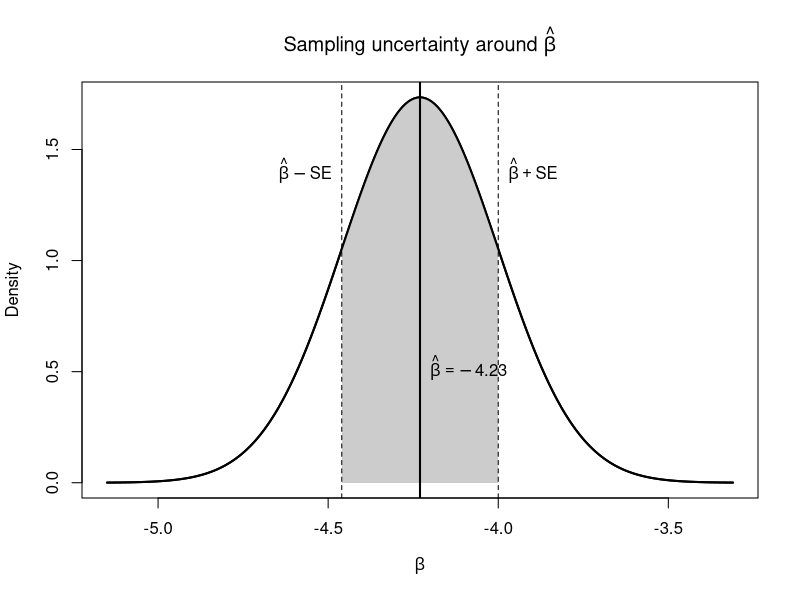
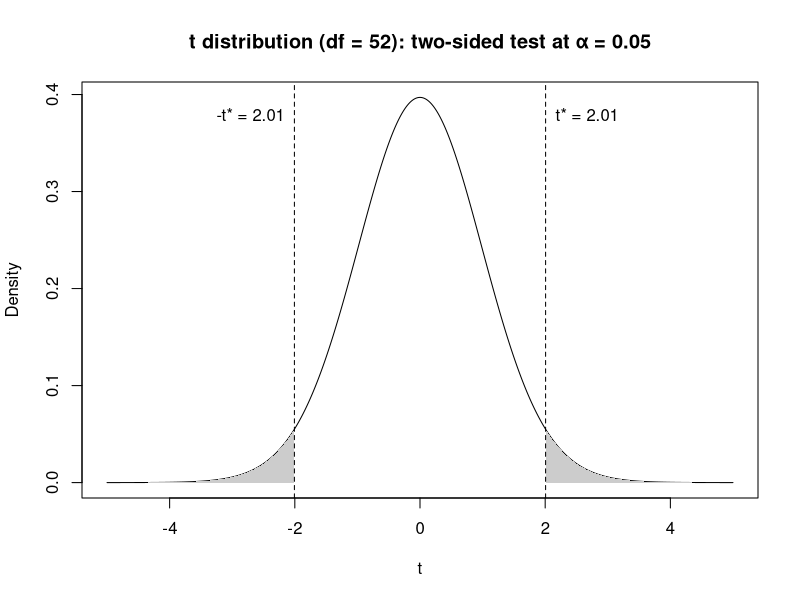
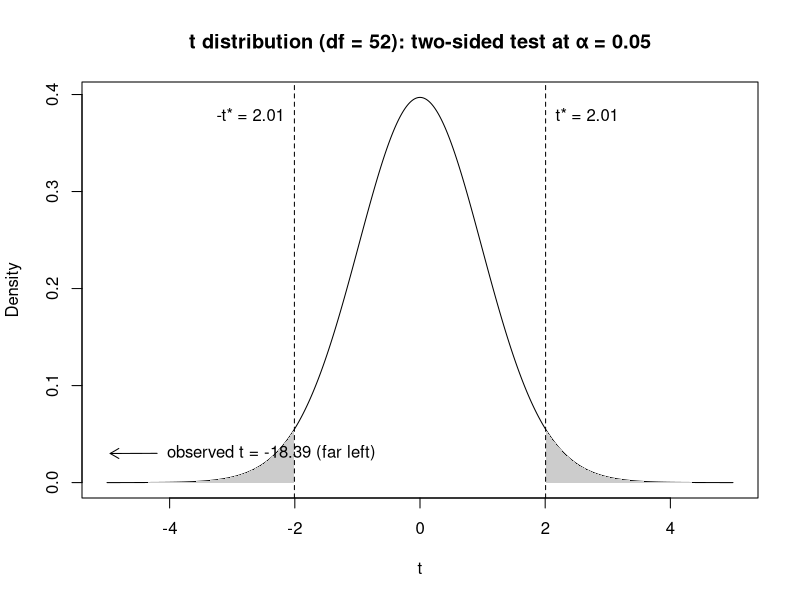
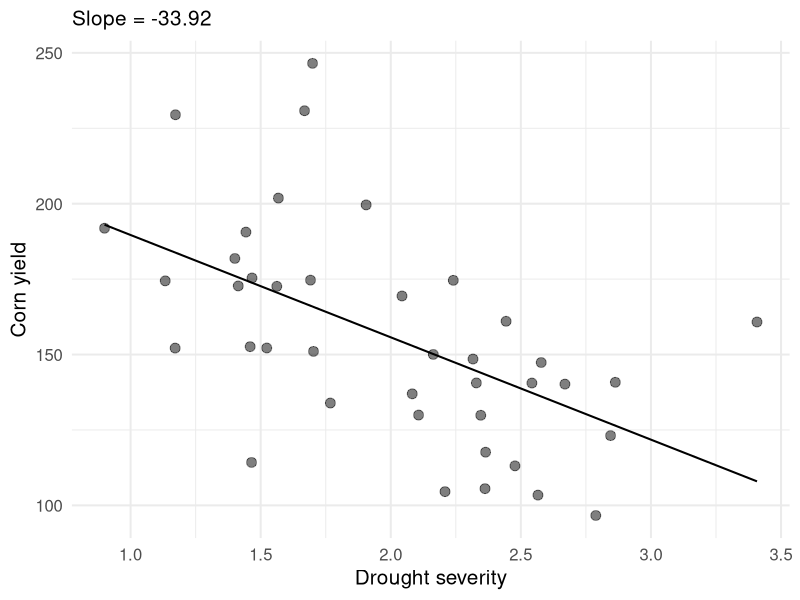
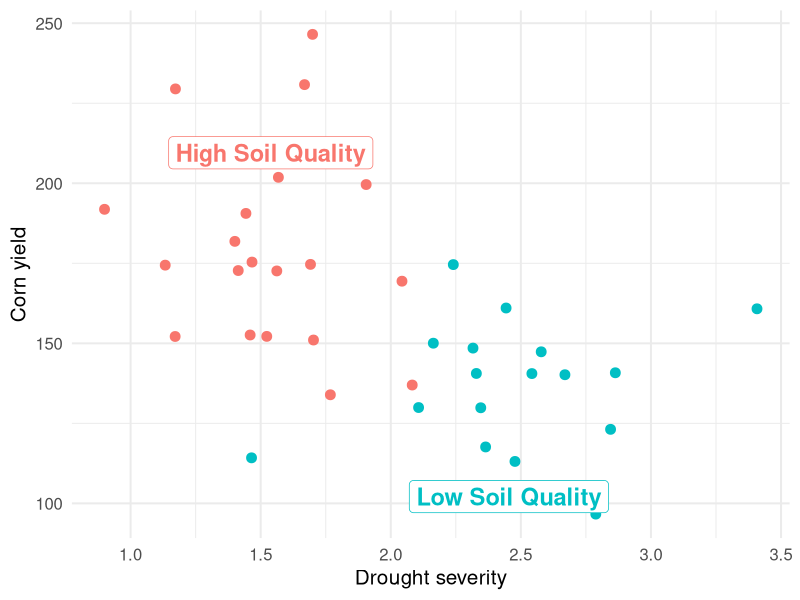
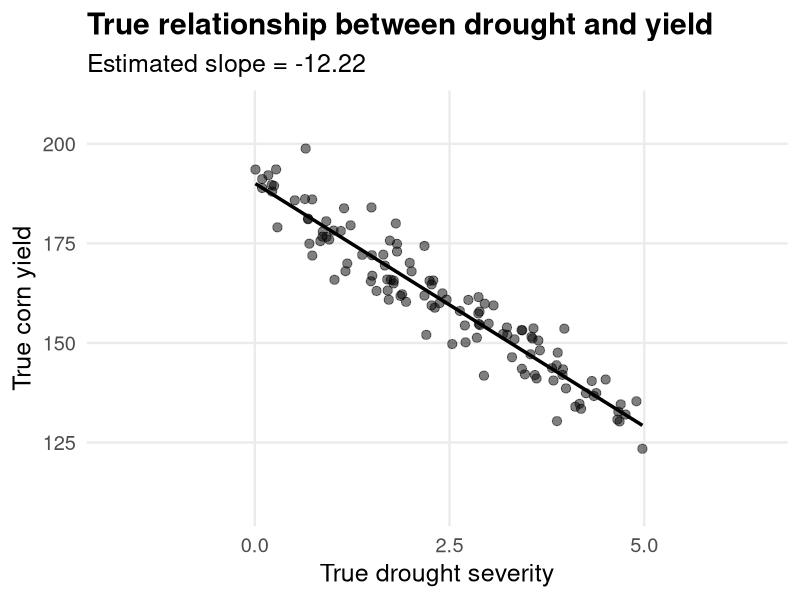
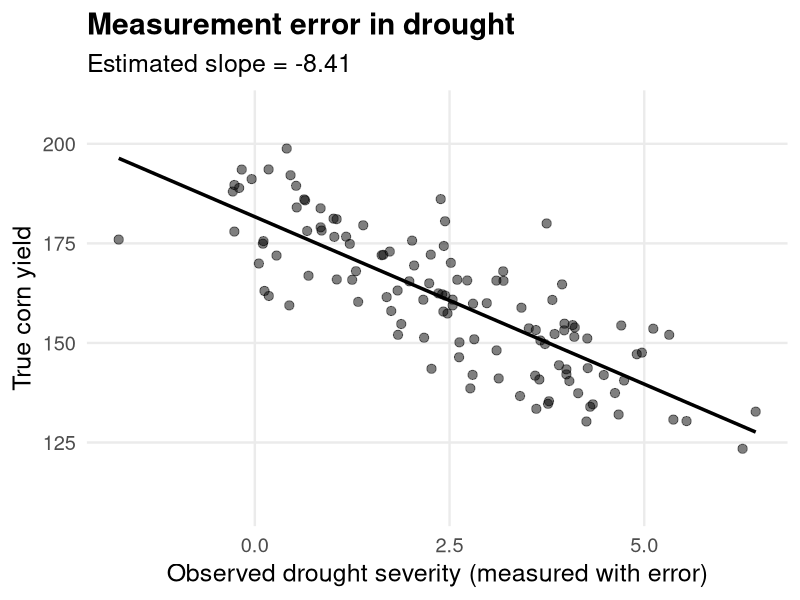
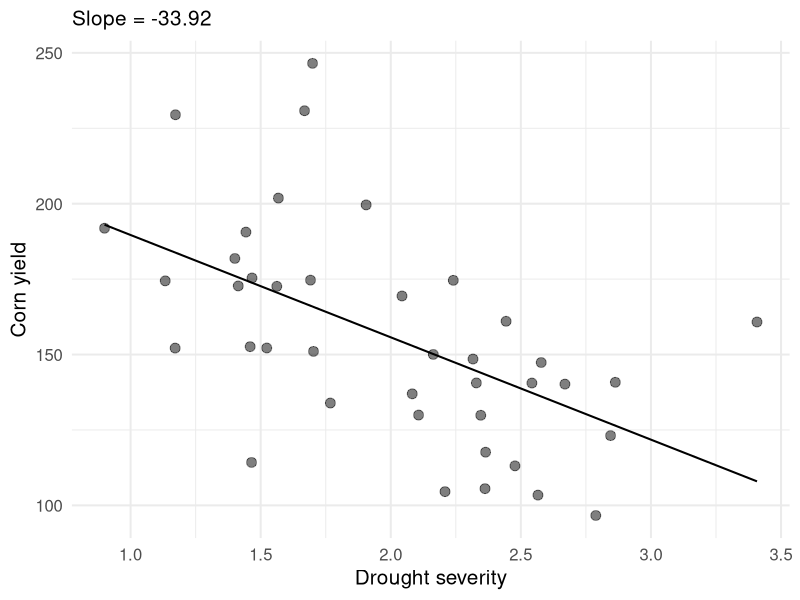

The R source for these figures, in order:
## ---- chunk 1
#| echo: false
#| warning: false
#| message: false
#| fig-width: 8
#| fig-height: 4.2

beta_hat <- -4.23
se_beta  <- 0.23

x <- seq(beta_hat - 4 * se_beta, beta_hat + 4 * se_beta, length.out = 2000)
y <- dnorm(x, mean = beta_hat, sd = se_beta)

plot(x, y, type = "l", lwd = 2,
     xlab = expression(beta), ylab = "Density",
     main = expression("Sampling uncertainty around " * hat(beta)))

# Shade ±1 standard error around estimate
x_band <- x[x >= (beta_hat - se_beta) & x <= (beta_hat + se_beta)]
y_band <- dnorm(x_band, mean = beta_hat, sd = se_beta)
polygon(c(x_band, rev(x_band)), c(y_band, rep(0, length(y_band))),
  col = "gray80", border = NA)
lines(x, y, lwd = 2)

abline(v = beta_hat, lwd = 2)
abline(v = c(beta_hat - se_beta, beta_hat + se_beta), lty = 2)

text(beta_hat, .5, expression(hat(beta) == -4.23), pos = 4)
text(beta_hat - se_beta, max(y) * 0.80, expression(hat(beta) - SE), pos = 2)
text(beta_hat + se_beta, max(y) * 0.80, expression(hat(beta) + SE), pos = 4)
## ---- chunk 2
#| echo: false
#| warning: false
#| message: false
#| fig-width: 8
#| fig-height: 4.2


df <- 52
t_obs <- -18.39
alpha <- 0.05
t_crit <- qt(1 - alpha/2, df)

# Plot range chosen for teaching: shows critical values clearly
x <- seq(-5, 5, length.out = 2000)
y <- dt(x, df)

plot(x, y, type = "l", xlab = "t", ylab = "Density",
     main = sprintf("t distribution (df = %d): two-sided test at α = %.2f", df, alpha))

# Shade rejection regions (tails beyond ±t_crit)
x_left  <- x[x <= -t_crit]
y_left  <- dt(x_left, df)
polygon(c(x_left, rev(x_left)), c(y_left, rep(0, length(y_left))),
        col = "gray80", border = NA)

x_right <- x[x >=  t_crit]
y_right <- dt(x_right, df)
polygon(c(x_right, rev(x_right)), c(y_right, rep(0, length(y_right))),
        col = "gray80", border = NA)

# Draw critical value lines
abline(v = c(-t_crit, t_crit), lty = 2)
text(-t_crit, max(y)*0.95, sprintf("-t* = %.2f", t_crit), pos = 2)
text( t_crit, max(y)*0.95, sprintf("t* = %.2f", t_crit), pos = 4)



## ---- chunk 3
#| echo: false
#| warning: false
#| message: false
#| fig-width: 8
#| fig-height: 4.2

df <- 52
t_obs <- -18.39
alpha <- 0.05
t_crit <- qt(1 - alpha/2, df)

# Plot range chosen for teaching: shows critical values clearly
x <- seq(-5, 5, length.out = 2000)
y <- dt(x, df)

plot(x, y, type = "l", xlab = "t", ylab = "Density",
     main = sprintf("t distribution (df = %d): two-sided test at α = %.2f", df, alpha))

# Shade rejection regions (tails beyond ±t_crit)
x_left  <- x[x <= -t_crit]
y_left  <- dt(x_left, df)
polygon(c(x_left, rev(x_left)), c(y_left, rep(0, length(y_left))),
        col = "gray80", border = NA)

x_right <- x[x >=  t_crit]
y_right <- dt(x_right, df)
polygon(c(x_right, rev(x_right)), c(y_right, rep(0, length(y_right))),
        col = "gray80", border = NA)

# Draw critical value lines
abline(v = c(-t_crit, t_crit), lty = 2)
text(-t_crit, max(y)*0.95, sprintf("-t* = %.2f", t_crit), pos = 2)
text( t_crit, max(y)*0.95, sprintf("t* = %.2f", t_crit), pos = 4)

# Mark observed t.
# It's off the plotted range; show an arrow indicating it's far beyond the left tail.
if (t_obs < min(x)) {
  arrows(x0 = -4.2, y0 = dt(-4.2, df)+.03, x1 = -4.95, y1 = dt(-4.95, df) +.03, length = 0.1)
  text(-4.2, dt(-4.2, df)+.03, sprintf("observed t = %.2f (far left)", t_obs), pos = 4)
} else {
  abline(v = t_obs, lwd = 2)
  text(t_obs, max(y)*0.8, sprintf("observed t = %.2f", t_obs), pos = 4)
}

# Optional: label acceptance region
#text(0, max(y)*0.35, "Fail to reject H₀ region", cex = 0.9)
#text(-3.2, dt(-3.2, df)*1.2, "Reject H₀", cex = 0.9)
#text( 3.2, dt( 3.2, df)*1.2, "Reject H₀", cex = 0.9)
## ---- chunk 4
library(tidyverse)

set.seed(330)

n_years <- 20

# Create panel structure
df <- expand_grid(
  state = c("High Soil Quality", "Low Soil Quality"),
  year = 2001:(2000 + n_years)
)

# Generate drought and yield
df <- df %>%
  group_by(state) %>%
  mutate(
    
    # Low-yield state tends to have more drought
    drought = ifelse(
      state == "High Soil Quality",
      rnorm(n(), mean = 1.5, sd = 0.35),
      rnorm(n(), mean = 2.5, sd = 0.35)
    ),
    
    # True yield differences across states
    # IMPORTANT: drought has NO effect within state
    yield = ifelse(
      state == "High Soil Quality",
      rnorm(n(), mean = 185, sd = 30),
      rnorm(n(), mean = 135, sd = 30)
    )
    
  ) %>%
  ungroup()

# Demean within state (fixed effects idea)
df_dm <- df %>%
  group_by(state) %>%
  mutate(
    drought_dm = drought - mean(drought),
    yield_dm = yield - mean(yield)
  ) %>%
  ungroup()

# Regressions
m_pool <- lm(yield ~ drought, data = df)
m_dm <- lm(yield_dm ~ drought_dm, data = df_dm)

pool_slope <- round(coef(m_pool)[2], 2)
dm_slope <- round(coef(m_dm)[2], 2)

# Plot 1: misleading pooled regression with cluster labels
# compute label positions (centroids) and nudge them so labels sit near clusters
labels <- df %>%
  group_by(state) %>%
  summarise(drought = mean(drought), yield = mean(yield)) %>%
  ungroup() %>%
  mutate(yield = if_else(state == "High Soil Quality", yield + 30, yield - 30))

ggplot(df, aes(drought, yield)) +
  geom_point(alpha=.5,size = 3) +
  geom_smooth(method = "lm", se = FALSE, color = "black", linewidth = .7) +
  labs(
    subtitle = paste("Slope =", pool_slope),
    x = "Drought severity",
    y = "Corn yield"
  ) +
  theme_minimal(base_size = 15) +
  theme(legend.position = "top")

## ---- chunk 5
ggplot(df, aes(drought, yield, color = state)) +
  geom_point(size = 3,show.legend = FALSE) +
  #geom_smooth(method = "lm", se = FALSE, color = "black", linewidth = 1.2) +
  geom_label(data = labels,
            aes(x = drought, y = yield, label = state, color = state),
            size = 6, fontface = "bold", show.legend = FALSE) +
  labs(
    #subtitle = paste("Slope =", pool_slope),
    x = "Drought severity",
    y = "Corn yield"
  ) +
  theme_minimal(base_size = 15) +
  theme(legend.position = "top")

## ---- chunk 6
library(tidyverse)

set.seed(330)

# ----------------------------
# 1. Simulate "true" data
# ----------------------------
n <- 120

df <- tibble(
  drought_true = runif(n, 0, 5),
  yield_true   = 190 - 12 * drought_true + rnorm(n, 0, 5)
)

# Add measurement error
df <- df %>%
  mutate(
    drought_obs = drought_true + rnorm(n, 0, 1.0),   # noisy x
    yield_obs   = yield_true   + rnorm(n, 0, 10.0)   # noisy y
  )

# Regression slopes for annotations
m_true        <- lm(yield_true ~ drought_true, data = df)
m_drought_err <- lm(yield_true ~ drought_obs,  data = df)
m_yield_err   <- lm(yield_obs  ~ drought_true, data = df)

b_true        <- coef(m_true)[2]
b_drought_err <- coef(m_drought_err)[2]
b_yield_err   <- coef(m_yield_err)[2]

# Consistent axis limits across figures
x_lim <- range(c(df$drought_true, df$drought_obs))
y_lim <- range(c(df$yield_true, df$yield_obs))

base_theme <- theme_minimal(base_size = 18) +
  theme(
    plot.title = element_text(face = "bold"),
    panel.grid.minor = element_blank()
  )

# ----------------------------
# Figure 1: True relationship
# ----------------------------
ggplot(df, aes(x = drought_true, y = yield_true)) +
  geom_point(size = 2.8, alpha = 0.5) +
  geom_smooth(method = "lm", se = FALSE, linewidth = 1.2, color = "black") +
  coord_cartesian(xlim = x_lim, ylim = y_lim) +
  labs(
    title = "True relationship between drought and yield",
    subtitle = paste0("Estimated slope = ", round(b_true, 2)),
    x = "True drought severity",
    y = "True corn yield"
  ) +
  base_theme

## ---- chunk 7
# ----------------------------
# Figure 2: Measurement error in drought
# ----------------------------
ggplot(df, aes(x = drought_obs, y = yield_true)) +
  geom_point(size = 2.8, alpha = 0.5) +
  geom_smooth(method = "lm", se = FALSE, linewidth = 1.2, color = "black") +
  coord_cartesian(xlim = x_lim, ylim = y_lim) +
  labs(
    title = "Measurement error in drought",
    subtitle = paste0("Estimated slope = ", round(b_drought_err, 2)),
    x = "Observed drought severity (measured with error)",
    y = "True corn yield"
  ) +
  base_theme

## ---- chunk 8
library(tidyverse)

set.seed(330)

n_years <- 20

# Create panel structure
df <- expand_grid(
  state = c("High-yield state", "Low-yield state"),
  year = 2001:(2000 + n_years)
)

# Generate drought and yield
df <- df %>%
  group_by(state) %>%
  mutate(
    
    # Low-yield state tends to have more drought
    drought = ifelse(
      state == "High-yield state",
      rnorm(n(), mean = 1.5, sd = 0.35),
      rnorm(n(), mean = 2.5, sd = 0.35)
    ),
    
    # True yield differences across states
    # IMPORTANT: drought has NO effect within state
    yield = ifelse(
      state == "High-yield state",
      rnorm(n(), mean = 185, sd = 30),
      rnorm(n(), mean = 135, sd = 30)
    )
    
  ) %>%
  ungroup()

# Demean within state (fixed effects idea)
df_dm <- df %>%
  group_by(state) %>%
  mutate(
    drought_dm = drought - mean(drought),
    yield_dm = yield - mean(yield)
  ) %>%
  ungroup()

# Regressions
m_pool <- lm(yield ~ drought, data = df)
m_dm <- lm(yield_dm ~ drought_dm, data = df_dm)

pool_slope <- round(coef(m_pool)[2], 2)
dm_slope <- round(coef(m_dm)[2], 2)

# Plot 1: misleading pooled regression with cluster labels
# compute label positions (centroids) and nudge them so labels sit near clusters
labels <- df %>%
  group_by(state) %>%
  summarise(drought = mean(drought), yield = mean(yield)) %>%
  ungroup() %>%
  mutate(yield = if_else(state == "High-yield state", yield + 30, yield - 30))

ggplot(df, aes(drought, yield)) +
  geom_point(alpha=.5,size = 3) +
  geom_smooth(method = "lm", se = FALSE, color = "black", linewidth = .7) +
  labs(
    subtitle = paste("Slope =", pool_slope),
    x = "Drought severity",
    y = "Corn yield"
  ) +
  theme_minimal(base_size = 15) +
  theme(legend.position = "top")

## ---- chunk 9
ggplot(df, aes(drought, yield, color = state)) +
  geom_point(size = 3,show.legend = FALSE) +
  #geom_smooth(method = "lm", se = FALSE, color = "black", linewidth = 1.2) +
  geom_label(data = labels,
            aes(x = drought, y = yield, label = state, color = state),
            size = 6, fontface = "bold", show.legend = FALSE) +
  labs(
    #subtitle = paste("Slope =", pool_slope),
    x = "Drought severity",
    y = "Corn yield"
  ) +
  theme_minimal(base_size = 15) +
  theme(legend.position = "top")

## ---- chunk 10
ggplot(df_dm, aes(drought_dm, yield_dm, color = state)) +
  geom_vline(xintercept = 0, linetype = "dashed", color = "gray60") +
  geom_hline(yintercept = 0, linetype = "dashed", color = "gray60") +
  geom_point(size = 3) +
  #geom_smooth(method = "lm", se = FALSE, color = "black", linewidth = 1.2) +
  labs(
    #title = "After demeaning by state, the relationship disappears",
    #subtitle = paste("Slope =", dm_slope),
    x = "Drought (demeaned within state)",
    y = "Yield (demeaned within state)"
  ) +
  theme_minimal(base_size = 15) +
  theme(legend.position = "none")
## ---- chunk 11
ggplot(df_dm, aes(drought_dm, yield_dm, color = state)) +
  geom_vline(xintercept = 0, linetype = "dashed", color = "gray60") +
  geom_hline(yintercept = 0, linetype = "dashed", color = "gray60") +
  geom_point(size = 3) +
  geom_smooth(method = "lm", se = FALSE, color = "black", linewidth = 1.2) +
  labs(
    #title = "After demeaning by state, the relationship disappears",
    subtitle = paste("Slope =", dm_slope),
    x = "Drought (demeaned within state)",
    y = "Yield (demeaned within state)"
  ) +
  theme_minimal(base_size = 15) +
  theme(legend.position = "none")
